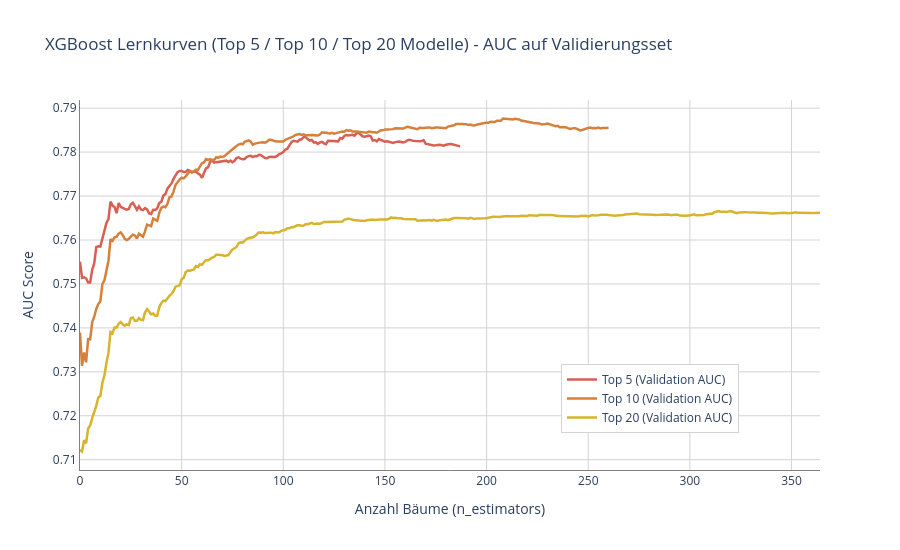

Write notebook code for a chart like this one.
### Markdown cell above
## Lernkurve der drei Modelle
Es wird ein Liniendiagramm mit drei Kurven (Top5, Top10, Top20)erstellt, die jeweils zeigen, wie sich der Validierungs-AUC-Wert mit steigender Anzahl an Bäumen (Trainingsiterationen) entwickelt . So lässt sich direkt vergleichen, wie schnell und stabil die drei Modelle konvergieren und ob eines von ihnen früher overfittet oder ein besseres finales AUC-Niveau erreicht.

### Code cell
import plotly.graph_objects as go

# Farben und Anzeigenamen passend zu den vorherigen Plots im Notebook
colors = {"y_top5": "#d95f52", "y_top10": "#d5813b", "y_top20": "#d8b32e"}
display_names = {"y_top5": "Top 5", "y_top10": "Top 10", "y_top20": "Top 20"}

fig = go.Figure()

# Wir holen die Evaluationsergebnisse für alle drei Modelle
for name in targets.keys():
    results = models[name].evals_result()
    epochs = len(results["validation_0"]["auc"])
    x_axis = range(0, epochs)

    fig.add_trace(go.Scatter(
        x=list(x_axis),
        y=results["validation_0"]["auc"],
        mode="lines",
        name=f"{display_names[name]} (Validation AUC)",
        line=dict(color=colors[name], width=2.5),
    ))

fig.update_layout(
    title="XGBoost Lernkurven (Top 5 / Top 10 / Top 20 Modelle) - AUC auf Validierungsset",
    xaxis_title="Anzahl Bäume (n_estimators)",
    yaxis_title="AUC Score",
    width=900, height=550, plot_bgcolor="white",
    legend=dict(x=0.65, y=0.1, bordercolor="lightgray", borderwidth=1),
)
fig.update_xaxes(showline=True, linecolor="gray", gridcolor="lightgray")
fig.update_yaxes(showline=True, linecolor="gray", gridcolor="lightgray")

fig.show()

### Figure 1 — Plotly figure (JSON) as saved in the notebook; plotly's stock layout.template omitted (floating-point values rounded to 4 significant figures; data arrays with more than 128 entries replaced by an {"elided": "..."} marker saying what was removed)
{"data": [{"line": {"color": "#d95f52", "width": 2.5}, "mode": "lines", "name": "Top 5 (Validation AUC)", "type": "scatter", "x": {"elided": "188 int values"}, "y": {"elided": "188 float values"}}, {"line": {"color": "#d5813b", "width": 2.5}, "mode": "lines", "name": "Top 10 (Validation AUC)", "type": "scatter", "x": {"elided": "261 int values"}, "y": {"elided": "261 float values"}}, {"line": {"color": "#d8b32e", "width": 2.5}, "mode": "lines", "name": "Top 20 (Validation AUC)", "type": "scatter", "x": {"elided": "365 int values"}, "y": {"elided": "365 float values"}}], "layout": {"height": 550, "legend": {"bordercolor": "lightgray", "borderwidth": 1, "x": 0.65, "y": 0.1}, "plot_bgcolor": "white", "title": {"text": "XGBoost Lernkurven (Top 5 / Top 10 / Top 20 Modelle) - AUC auf Validierungsset"}, "width": 900, "xaxis": {"gridcolor": "lightgray", "linecolor": "gray", "showline": true, "title": {"text": "Anzahl Bäume (n_estimators)"}}, "yaxis": {"gridcolor": "lightgray", "linecolor": "gray", "showline": true, "title": {"text": "AUC Score"}}}}
